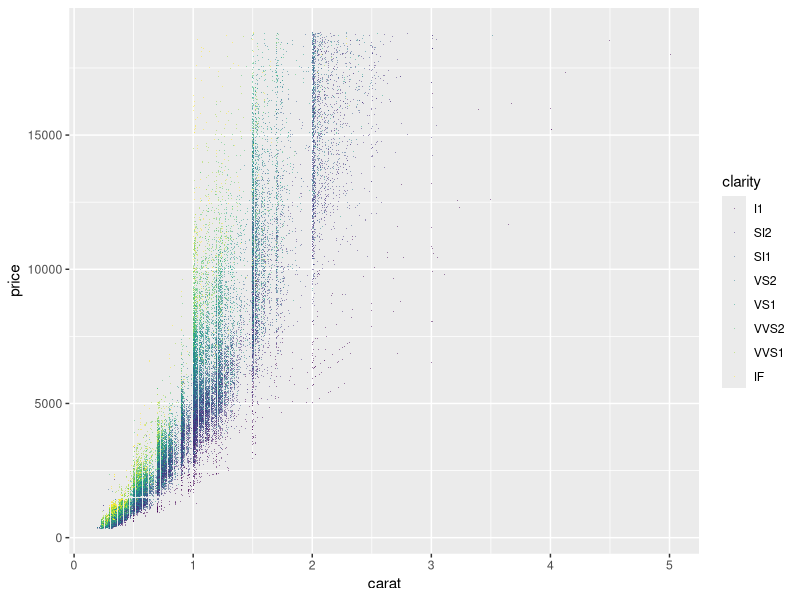
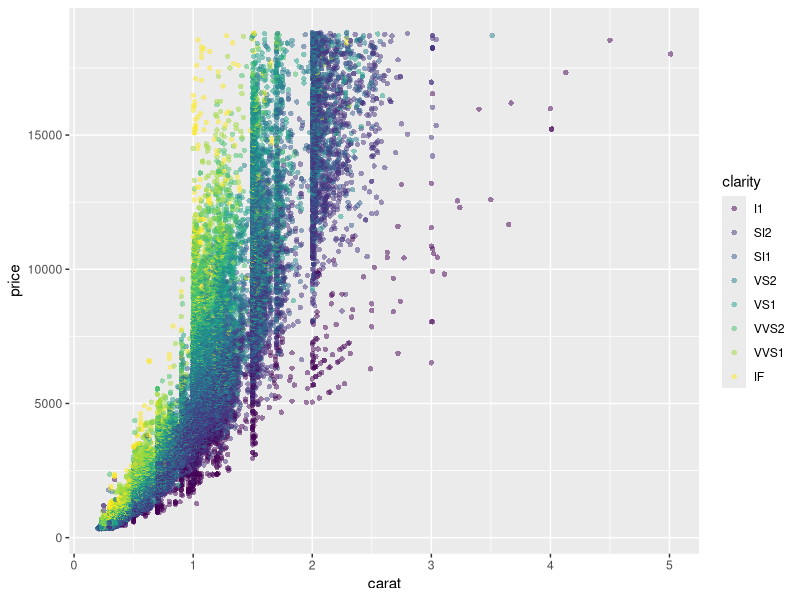

Recreate these plots in R, in order.
## ---- chunk 1
library(ggplot2)
plot_price_vs_carat_clarity <- ggplot(
  data = diamonds, mapping = aes(x = carat, y = price, color = clarity)
) 

plot_price_vs_carat_clarity + geom_point(alpha = 0.5, shape = ".")
## ---- chunk 2
plot_price_vs_carat_clarity <- ggplot(
  data = diamonds, mapping = aes(x = carat, y = price, color = clarity)
) 

plot_price_vs_carat_clarity + geom_point(alpha = 0.5, shape = 16)
